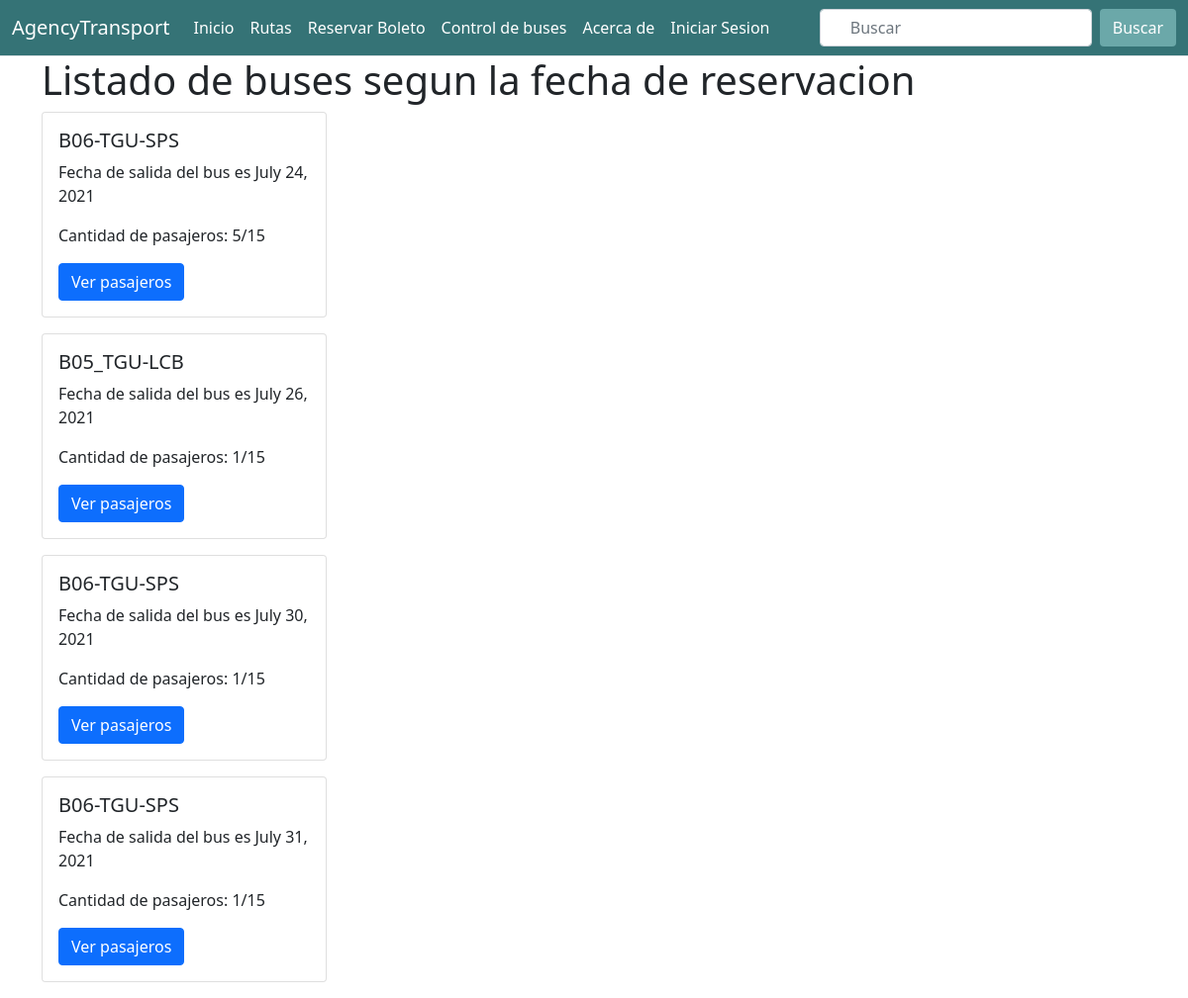
Page /transportAgency/buses/ on the earlier database version.
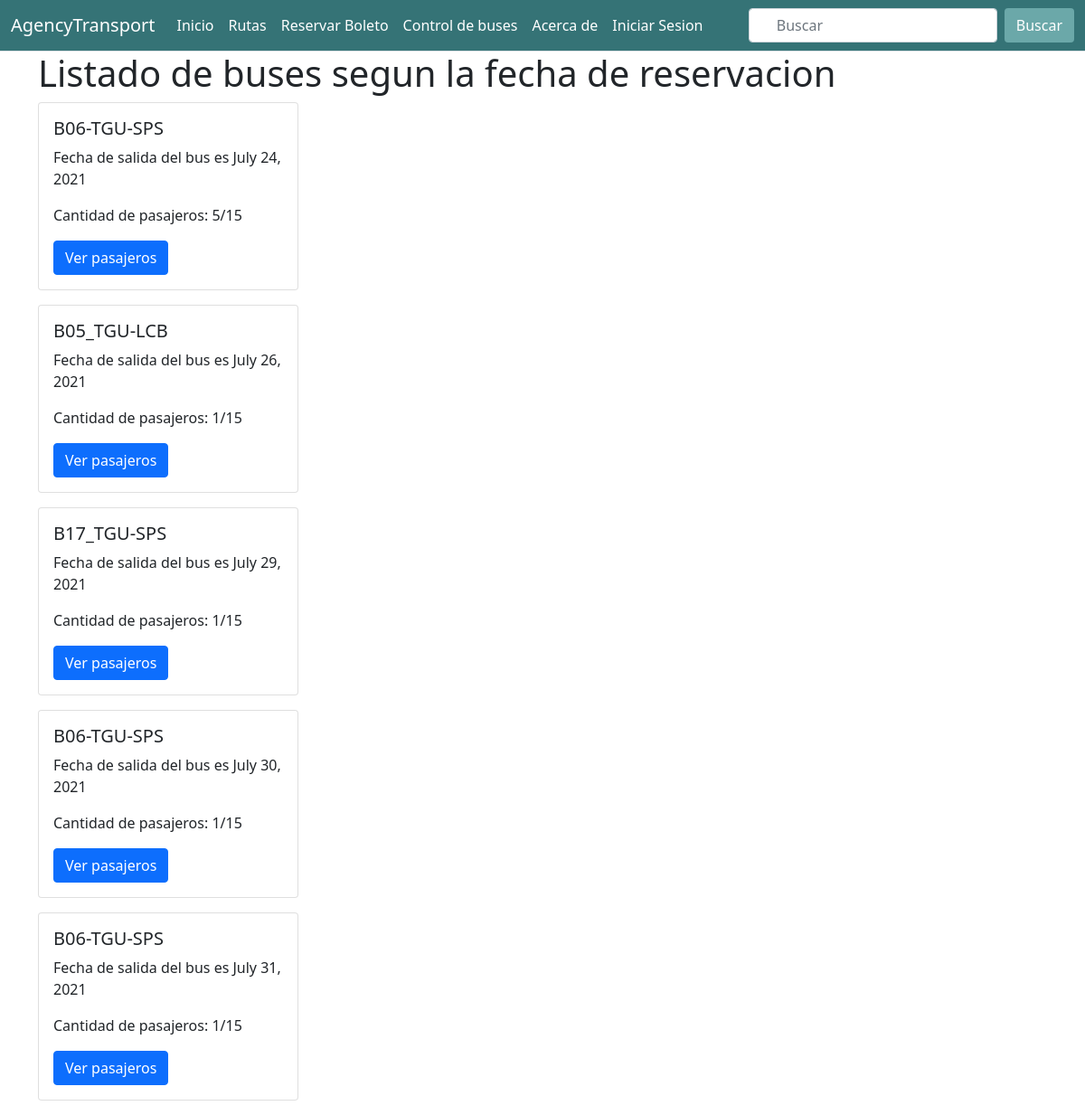
Same page on the later database version.
### app_transportAgency/models.py (models this page shows, shortened)
class Ticket(models.Model):
    creation_date      = models.DateTimeField(auto_now_add=True,blank=True, null=True )
    client             = models.ForeignKey(Client,related_name="cliente_ticket", on_delete=models.CASCADE, blank=True, null=True)
    companion          = models.ForeignKey(Client,related_name="companion_tciket", on_delete=models.CASCADE, blank=True, null=True)
    ticket_reservation = models.DateField(blank=True, null=True)
    ticket_available   = models.IntegerField(default=16, blank=True, null=True)
    ticket_quantity    = models.IntegerField(blank=True, null=True) # 3
    total_price        = models.FloatField()
    routes             = models.ForeignKey(Route,on_delete=models.CASCADE, null=True, blank=True)
    trips              = models.ForeignKey(TripScheduling, on_delete=models.CASCADE, null=True, blank=True) #27 ==>
    bus                = models.ForeignKey(Bus, on_delete=models.CASCADE, null=True, blank=True)
    seating            = models.ForeignKey(Seating,on_delete=models.CASCADE, blank=True, null=True)

### app_transportAgency/views.py (the view, shortened to what this page needs)
# urls.py: path('buses/', views.list_buses, name="list_buses"),
def list_buses(request):
    buses = Ticket.objects.values('ticket_reservation','bus','bus__name_bus', 'routes').annotate(passanger=Count('client')).order_by()
    return render(request, 'transportAgency/buses.html', {
        'buses' : buses,
    })

### app_transportAgency/templates/transportAgency/buses.html (shortened to what this page needs)
{% extends "base.html" %}
{% load transportAgency_filters %}
{% block container %}
    <div class="container">
        <h1>Listado de buses segun la fecha de reservacion</h1>
        {% for b in buses %}
            {% if b.bus__name_bus %}
                <div class="card mb-3" style="width: 18rem;">
                    <div class="card-body">
                        <h5 class="card-title">{{b.bus__name_bus}}</h5>
                        <p class="card-text">Fecha de salida del bus es {{b.ticket_reservation }}</p>
                        <p class="card-text">Cantidad de pasajeros: {{b.passanger}}/15</p>
                        <button
                            type="button"
                            class="btn btn-primary button_passenger"
                            data-bs-toggle="modal"
                             data-bs-target=".passenger"
                            data-url="{% url 'transportAgency:list_buses' %}"
                            data-bus="{{b.bus}}"
                            data-reservation="{{b.ticket_reservation | date:'Y-m-d'}}"
                            data-token="{{csrf_token }}"
                        >
                            Ver pasajeros
                        </button>
                    </div>
                </div>
            {% endif %}
        {% endfor %}
    </div>
{% endblock container %}

### global_templates/base.html (shortened to what this page needs)
{% load static %}
<!DOCTYPE html>
<html lang="en">
<head>
    <link rel="stylesheet" href="https://cdnjs.cloudflare.com/ajax/libs/font-awesome/5.15.1/css/all.min.css">
    <link href="{% static 'transportAgency/bootstrap/bootstrap.min.css' %}" rel="stylesheet">
    <link rel="stylesheet" href="{% static 'transportAgency/css/nav.css' %}">
    <link href="https://cdn.jsdelivr.net/npm/bootstrap@5.0.2/dist/css/bootstrap.min.css" rel="stylesheet">
    <link href="https://haubek.github.io/dist/css/component-chosen.min.css" rel="stylesheet">
    <link href="https://maxcdn.bootstrapcdn.com/font-awesome/4.7.0/css/font-awesome.min.css" rel="stylesheet"/>
</head>
<body>
    <nav class="navbar navbar-expand-lg border-bottom">
        <div class="container-fluid">
            <a class="navbar-brand">AgencyTransport</a>
            <div class="collapse navbar-collapse" id="navbarSupportedContent">
                <ul class="navbar-nav me-auto mb-2 mb-lg-0">
                    <li class="nav-item">
                        <a class="nav-link active" aria-current="page"
                            href="{% url 'transportAgency:travels_view' %}">Inicio</a>
                    </li>
                    <li class="nav-item">
                        <a class="nav-link" href="{% url 'transportAgency:travels_view' %}">Rutas</a>
                    <li class="nav-item">
                        <a class="nav-link" href="{% url 'transportAgency:ticket_view' %}">Reservar Boleto</a>
                    </li>
                    <li class="nav-item">
                        <a class="nav-link" href="{% url 'transportAgency:list_buses' %}">Control de buses</a>
                    </li>
                    <li class="nav-item">
                        <a class="nav-link" href="#">Acerca de</a>
                    </li>
                    {% if not request.user.is_authenticated %}
                    <li class="nav-item">
                        <a href="{% url 'login_view' %}" class="nav-link px-2 link-dark"> Iniciar Sesion</a>
                    </li>
                    {% endif %}
                </ul>
                <form class="d-flex">
                    <input class="form-control me-2" type="search" placeholder="Buscar" aria-label="Search">
                    <button class="btn btn-outline" type="submit"
                        style="background-color: #6BA8A9; color: #fff;">Buscar</button>
                </form>
            </div>
        </div>
    </nav>
    {% block container %}{% endblock %}
</body>
</html>

### app_transportAgency/static/transportAgency/css/nav.css (style rules this page uses)
.navbar { background-color: #357376; }
.navbar a { color: white; text-decoration: none; }
.navbar .navbar-brand { color: white; }

### global_templates/base.html (style rules this page uses)
.form-control { padding-left: 30px!important; }

Differences in the rows shown:
added Ticket: bus__name_bus "B17_TGU-SPS", ticket_reservation "July 29, 2021", passanger "1"
